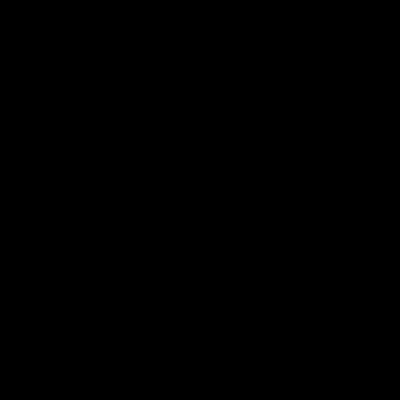
Frame 1 (no input)
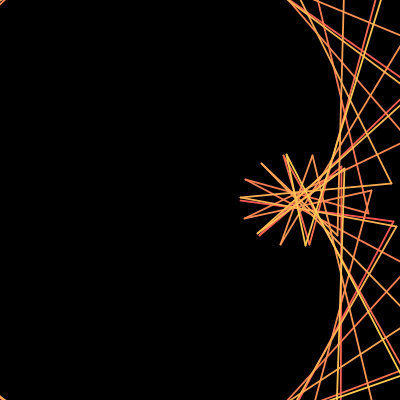
Frame 60 (the mouse pressed at the canvas centre just before this capture)
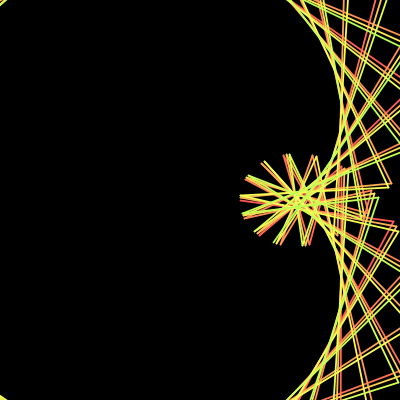
Frame 120 (the mouse held since frame 60 and released just before this capture)

The Processing sketch that drew these frames (run headless with seeded random() and noise(); from frame 60 on, the mouse is pressed at the canvas centre):

// Processing sketch: exSimpleSpirograph
// ── exSimpleSpirograph.pde
 
int R = 130;         //Outer radius
int r = 90;          //Iner radius
int O = 90;           //Offset
float swidth = 1.8;  // Stroke width
int iter = 500;      // Numer of iterations
 
float x;
float y;
float ox = 0;
float oy = 0;
int offx;
int offy;
int t = 0;
 
void setup(){
  size(400,400);
  offx = width/2;
  offy = height/2;
  colorMode(HSB, iter);
  strokeWeight(swidth);
  background(0);
  smooth();
}
 
void draw(){
  if (t <= iter){
    x = (R+r)*cos(t) - (r+O)*cos(((R+r)/r)*t)+offx;
    y = (R+r)*sin(t) - (r+O)*sin(((R+r)/r)*t)+offy;
    stroke(t, iter/1.5, iter);
    //point (x, y);  //<- points
    if (ox != 0 && oy != 0){
      line (ox, oy, x, y);  //<-lines
    }
    ox = x;
    oy = y;
    t++;
  }
}
 
